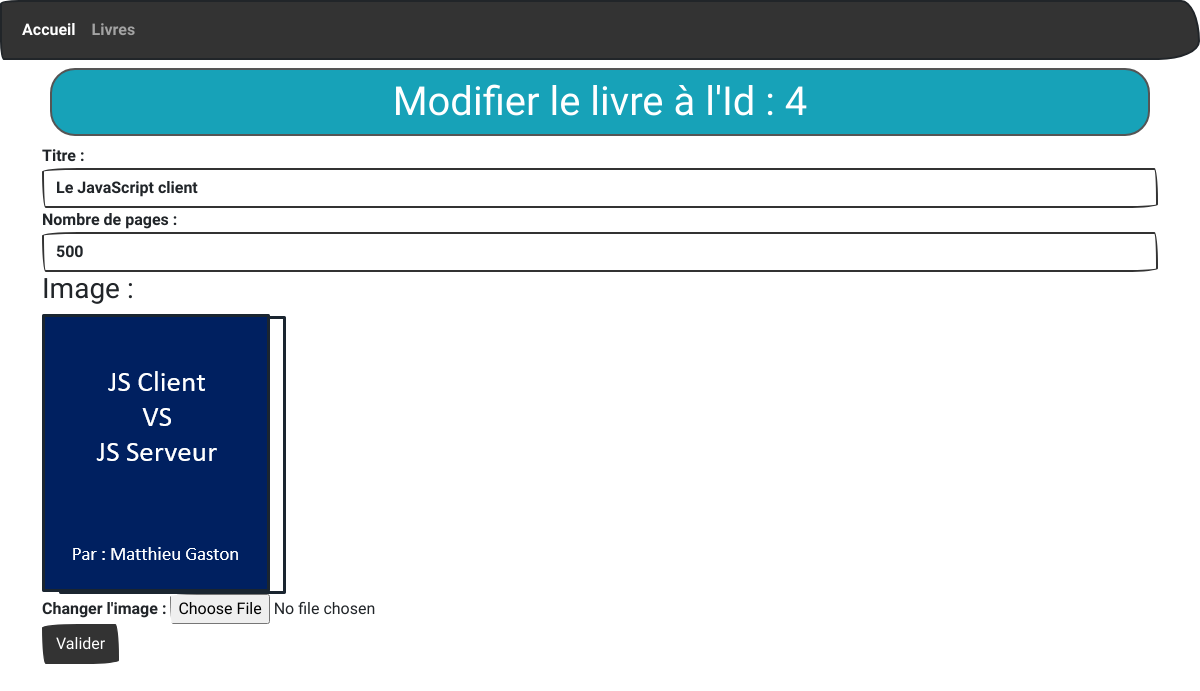
Page /les-livres/m/4 on the committed database.
### tables this page shows
CREATE TABLE `livres` (
  `id` int(11) NOT NULL,
  `titre` varchar(150) NOT NULL,
  `nbPages` int(11) NOT NULL,
  `image` varchar(150) NOT NULL
);

### controllers/LivresController.controller.php (called while the page is built, shortened)
<?php
    require_once "models/LivresManager.model.php";
    class LivresController {
        private $livresManager;
        function __construct() {
            $this->livresManager = new LivresManager();
            $this->livresManager->chargementLivres();
        }
        function viewModificationLivre($id) {
            $livre = $this->livresManager->getLivreById($id);
            require "views/modifierLivre.view.php";
        }
    }
?>

### models/LivresManager.model.php (called while the page is built, shortened)
<?php
    require_once "PDOAccess.model.php";
    require_once "Livre.model.php";
    class LivresManager extends PDOAccess {
        private $tabLivres;
        function ajoutLivreDansTab($livre) {
            $this->tabLivres[] = $livre;
        }
        function chargementLivres() {
            $req = $this->getAccessBDD()->prepare("SELECT * FROM livres");
            $req->execute();
            $livres = $req->fetchAll(PDO::FETCH_ASSOC);
        }
        function getLivreById($id) {
            for ($i = 0 ; count($this->tabLivres) ; $i++) {
                if ($this->tabLivres[$i]->getId() === $id) {
                    return $this->tabLivres[$i];
                }
            }
        }
    }
?>

### models/Livre.model.php (called while the page is built, shortened)
<?php
    class Livre {
        private $id;
        private $titre;
        private $nbPages;
        private $image;
        function __construct($id, $titre, $nbPages, $image) {
            $this->id = $id;
            $this->titre = $titre;
            $this->nbPages = $nbPages;
            $this->image = $image;
        }
        function getId() {return $this->id;}
        function getTitre() {return $this->titre;}
        function getNbPages() {return $this->nbPages;}
        function getImage() {return $this->image;}
    }
?>

### models/PDOAccess.model.php (called while the page is built, shortened)
<?php
    abstract class PDOAccess {
        private static $pdo;
        private function setAccessBDD() {
            self::$pdo = new PDO("mysql:host=localhost;dbname=app_biblio;charset=utf8;", "root", "");
            self::$pdo->setAttribute(PDO::ATTR_ERRMODE, PDO::ERRMODE_WARNING);
        }
        protected function getAccessBDD() {
            return self::$pdo;
        }
    }
?>

### views/modifierLivre.view.php (the view, shortened to what this page needs)
    <form method="POST" action="<?= URL ?>les-livres/mv" enctype="multipart/form-data">
        <div class="form-group">
            <label for="titre">Titre : </label>
            <input type="text" class="form-control" id="titre" name="titre" value="<?= $livre->getTitre(); ?>" required>
        </div>
        <div class="form-group">
            <label for="nbPages">Nombre de pages : </label>
            <input type="number" class="form-control" id="nbPages" name="nbPages" value=<?= $livre->getNbPages(); ?> required>
        </div>
        <h3>Image : </h3>
        <img src="<?= URL ?>public/images/<?= $livre->getImage(); ?>" >
        <div class="form-group">
            <label for="image">Changer l'image : </label>
            <input type="file" class="form-control-file" id="image" name="image">
        </div>
        <button type="submit" class="btn btn-primary">Valider</button>
    </form>
<?php
    $titreH1 = "Modifier le livre à l'Id : " . $livre->getId();
    $content = ob_get_clean();
    require "template.php";
?>

### views/template.php (shortened to what this page needs)
<!DOCTYPE html>
<html lang="fr">
<head>
    <link rel="stylesheet" href="https://bootswatch.com/5/sketchy/bootstrap.min.css">
</head>
<body>
    <nav class="navbar navbar-expand-lg navbar-dark bg-primary">
        <div class="container-fluid">
            <div class="collapse navbar-collapse" id="navbarColor01">
                <ul class="navbar-nav me-auto">
                    <li class="nav-item">
                        <a class="nav-link active" href="<?= URL ?>accueil">Accueil
                        </a>
                    </li>
                    <li class="nav-item">
                        <a class="nav-link" href="<?= URL ?>les-livres">Livres</a>
                    </li>
                </ul>
            </div>
        </div>
    </nav>
    <div class="container">
        <h1 class="rounded border border-dark p-2 m-2 text-center text-white bg-info"><?= $titreH1 ?></h1>
        <?= $content ?>
    </div>
</body>
</html>

### rows in the picture
livres: id "Modifier le livre à l'Id : 4", titre "Le JavaScript client", nbPages "500", image (picture)
